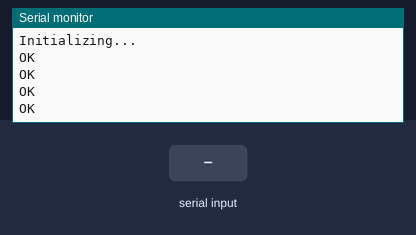
Recording of a sketch running on a simulated Arduino Uno, built with avr-gcc and run on an emulated ATmega328P. On the bench: the last lines printed to the serial monitor. The inputs (shaded band) are chosen by the test bench. The modem accepts every AT command (registered, SIM ready, sends succeed) and sends nothing else.

Above: at 9.2 s.
9.3 s: "s" received over the second serial link
At 10.7 s:
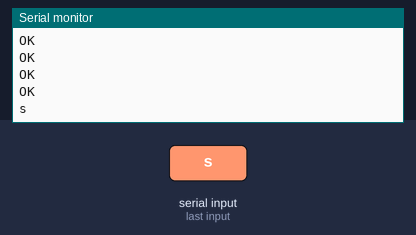
11.7 s: "c" received over the second serial link
At 13.8 s:
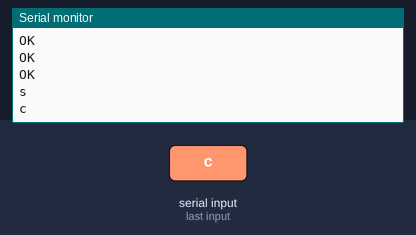
14.1 s: "1" received over the second serial link
At 15.6 s:
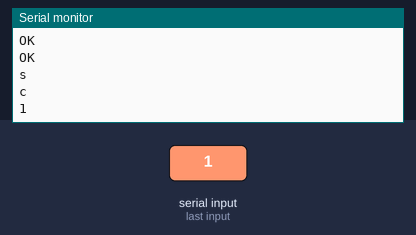

Measured:
- after the input at 9.3 s, the serial monitor: prints a new line after 1.0 s (image 1)
- after the input at 11.7 s, the serial monitor: prints a new line after 1.0 s (image 2)
- after the input at 14.1 s, the serial monitor: prints a new line after 1.0 s (image 3)

The sketch:

sim_800l.ino
```cpp
#include <SoftwareSerial.h>

#define rxPin 4
#define txPin 5
SoftwareSerial sim800L(rxPin,txPin);

String buff;
void setup()
{
  //Begin serial communication with Arduino and Arduino IDE (Serial Monitor)
  Serial.begin(9600);

  //Begin serial communication with Arduino and SIM800L
  sim800L.begin(9600);

  Serial.println("Initializing...");

  sim800L.println("AT");
  waitForResponse();

  sim800L.println("ATE1");
  waitForResponse();

  sim800L.println("AT+CMGF=1");
  waitForResponse();

  sim800L.println("AT+CNMI=1,2,0,0,0");
  waitForResponse();
}

void loop()
{
  while(sim800L.available()){
    buff = sim800L.readString();
    Serial.println(buff);
  }
  while(Serial.available())  {
    buff = Serial.readString();
    buff.trim();
    if(buff == "s")
      send_sms();
    else if(buff== "c")
      make_call();
    else
      sim800L.println(buff);
  }
}

void send_sms(){
  sim800L.print("AT+CMGS=\"+918955393300\"\r");
  waitForResponse();

  sim800L.print("https://maps.google.com/maps?q=loc:28.519158558284275,77.3654082559462");
  sim800L.write(0x1A);
  waitForResponse();
}


void make_call(){
  sim800L.println("ATD+918955393300;");
  waitForResponse();
}

void waitForResponse(){
  delay(1000);
  while(sim800L.available()){
    Serial.println(sim800L.readString());
  }
  sim800L.read();
}


/* *************************************************
 * SMS SENT STATUS
 * SMS SENT     -> OK
 * SMS NOT SENT -> ERROR or +CMS ERROR
 * *************************************************
AT+CMGS="+85291234567"
> It is easy to send text messages.
+CMGS: 12

OK


The value in the information response, 12, is thse message reference number allocated to the SMS
text message. The final result code OK indicates the sending of the SMS text message was successful.
If the execution of the +CMGS AT command fails, the GSM/GPRS modem or mobile phone will return
either the final result code ERROR or +CMS ERROR.
 */
```
